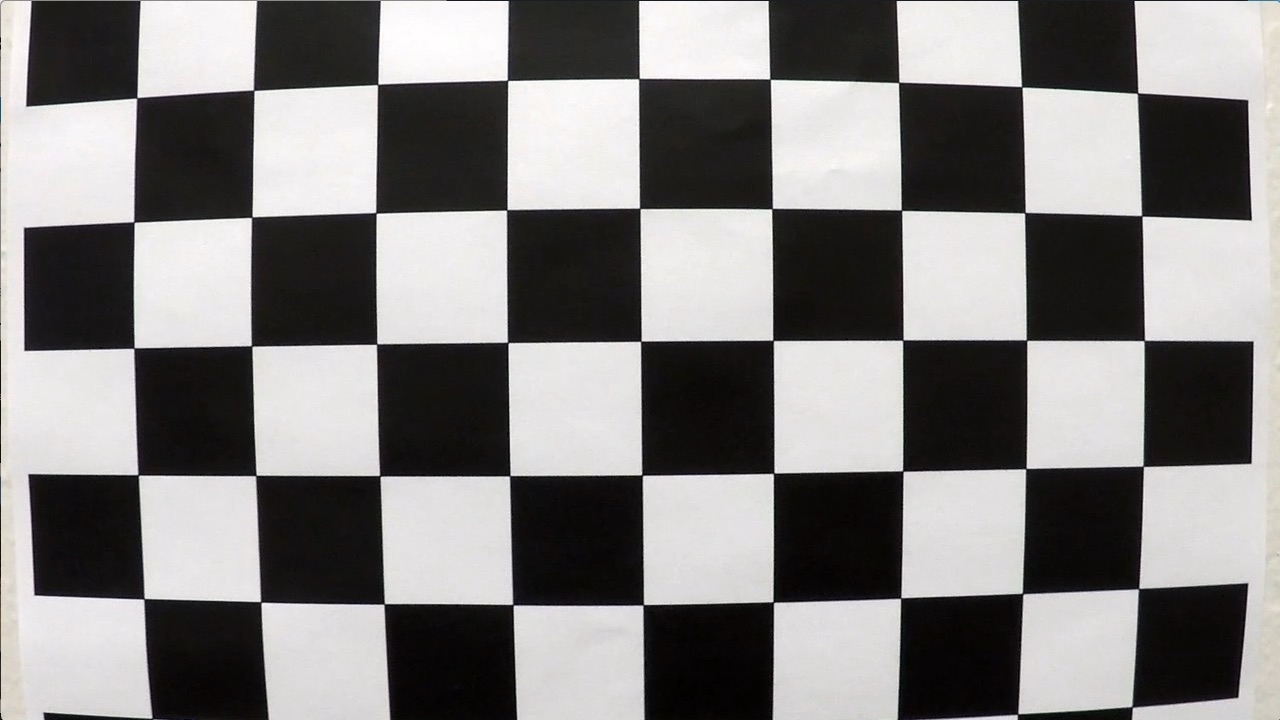
#> input picture camera_cal/calibration1.jpg, 1280 x 720 px; its folder holds only this picture in this run
$ jupyter execute --allow-errors lanefind_DDP.ipynb   (shell and % lines are left out)   (older library calls are emulated)
#> lines starting #> are read from the running program, lines starting #| are printed output that depends on the picture; after the words box and inside, x2 and y2 are one past the last pixel; in counts of white or black regions, pixels touching at a corner belong together
## Find Lane Information from DDP Mini2

The goals / steps of this project are the following:

* Compute the camera calibration matrix and distortion coefficients given a set of chessboard images.
* Apply a distortion correction to raw images.
* Use color transforms, gradients, etc., to create a thresholded binary image.
* Apply a perspective transform to rectify binary image ("birds-eye view").
* Detect lane pixels and fit to find the lane boundary.
* Determine the curvature of the lane and vehicle position with respect to center.
* Warp the detected lane boundaries back onto the original image.
* Output visual display of the lane boundaries and numerical estimation of lane curvature and vehicle position.

---
## First, I'll skip the camera calibration using chessboard images

[cell 1]
import numpy as np
import cv2
import glob
import matplotlib.pyplot as plt
import matplotlib.image as mpimg
from PIL import  Image,ImageDraw,ImageFont
#%matplotlib qt

## 1) Calibrate the Camera

[cell 2]
# prepare object points, like (0,0,0), (1,0,0), (2,0,0) ....,(6,5,0)
objp = np.zeros((6*9,3), np.float32)
objp[:,:2] = np.mgrid[0:9,0:6].T.reshape(-1,2)

# Arrays to store object points and image points from all the images.
objpoints = [] # 3d points in real world space
imgpoints = [] # 2d points in image plane.

# Make a list of calibration images
images = glob.glob('camera_cal/calibration*.jpg')


# Step through the list and search for chessboard corners
for fname in images:
    img = cv2.imread(fname)
#> img is the input picture: shape (720, 1280, 3); mean B, G, R 127.8, 128.4, 130.1
    gray = cv2.cvtColor(img,cv2.COLOR_BGR2GRAY)

    # Find the chessboard corners
    nx = 9
    ny = 6
    ret, corners = cv2.findChessboardCorners(gray, (nx,ny),None) # 找到corners
#> ret = False; corners = None

    # If found, add object points, image points
    if ret == True:
        objpoints.append(objp)
        imgpoints.append(corners)

        # Draw and display the corners
        img = cv2.drawChessboardCorners(img, (9,6), corners, ret)
        cv2.imshow('img',img)
        cv2.waitKey(500)

cv2.destroyAllWindows()

[cell 3]
def cal_undistort(img, objpoints, imgpoints):
    # Use cv2.calibrateCamera() and cv2.undistort()
    #undist = np.copy(img)  # Delete this line
    gray = cv2.cvtColor(img,cv2.COLOR_BGR2GRAY)
    ret, mtx, dist, rvecs, tvecs = cv2.calibrateCamera(objpoints, imgpoints, gray.shape[::-1], None, None)
    undist = cv2.undistort(img, mtx, dist, None, mtx)
    return undist

# [7 lines left out: function cal_undistort_video, not called in this run]

test_img = mpimg.imread('test_pic_DDP/pic_3.jpg') # Pick one test pic as example
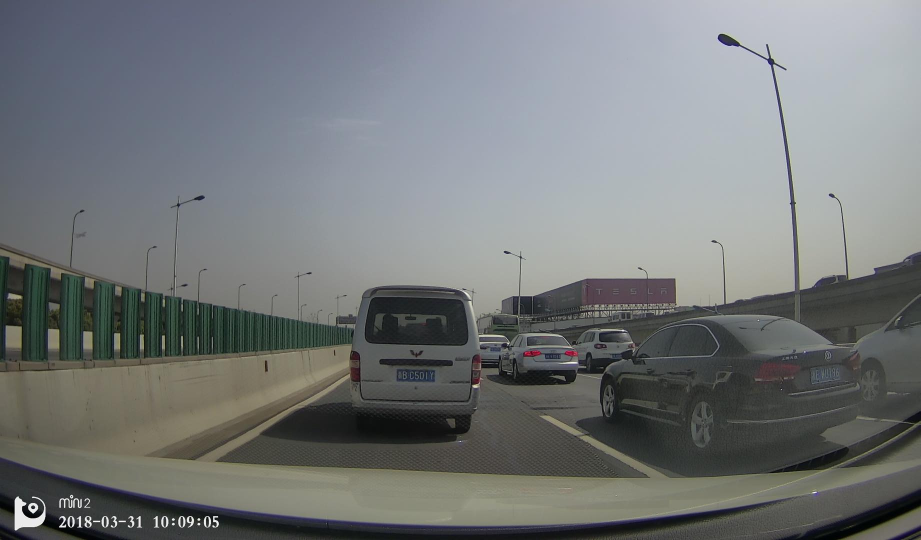
#> input picture test_pic_DDP/pic_3.jpg, 1841 x 1080 px (shown at 1/2 size)
#> test_img is the input picture: shape (1080, 1841, 3); mean R, G, B 116.1, 119.6, 120.7

#> (the rest of this cell did not finish here and is left out)

test_undist_2,ret, mtx, dist, rvecs, tvecs = cal_undistort_video(test_img, objpoints, imgpoints)
plt.imshow(test_undist)

## 2) Create Binary Image

[cell 4]
test_img = mpimg.imread('test_pic_DDP/pic_3.jpg') # Pick one test pic as example
plt.imshow(test_img)

[cell 5]
#建立二值图
def binary_tf(img, s_thresh=(180, 255), sx_thresh=(100, 150), l_thresh =(225, 255),b_thresh =(225, 255)):
#> called with s_thresh = (100, 210), sx_thresh = (100, 110), l_thresh = (120, 200), b_thresh = (200, 210)
    img = np.copy(img)
    ## Convert to HLS color space and separate the V channel
    hls = cv2.cvtColor(img, cv2.COLOR_RGB2HLS)
#> hls: shape (1080, 1841, 3); mean of channels 0, 1, 2 77.2, 119, 20.3
    l_channel = hls[:,:,1]
    s_channel = hls[:,:,2]
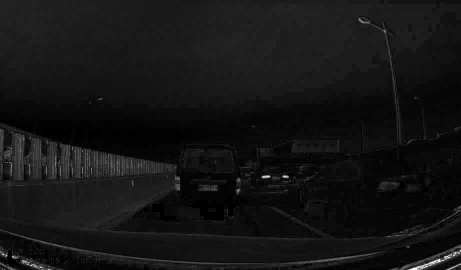
#> s_channel: shape (1080, 1841) (shown at 1/4 size); min 0, max 255, mean 20.3
    # Sobel x
    sobelx = cv2.Sobel(l_channel, cv2.CV_64F, 1, 0) # Take the derivative in x
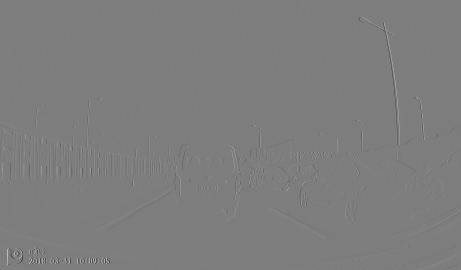
#> sobelx: shape (1080, 1841) float64 (shown at 1/4 size); min -954, max 980, mean 0.2; drawn with min black and max white
    abs_sobelx = np.absolute(sobelx) # Absolute x derivative to accentuate lines away from horizontal
    scaled_sobel = np.uint8(255*abs_sobelx/np.max(abs_sobelx))

    # Threshold x gradient
    sxbinary = np.zeros_like(scaled_sobel)
    sxbinary[(scaled_sobel >= sx_thresh[0]) & (scaled_sobel <= sx_thresh[1])] = 1

    # Threshold color channel
    s_binary = np.zeros_like(s_channel)
    s_binary[(s_channel >= s_thresh[0]) & (s_channel <= s_thresh[1])] = 1

    ## Light color Channel
    #l_binary = np.zeros_like(l_channel)
    #l_binary[(l_channel >= l_thresh[0]) & (l_channel <= l_thresh[1])] = 1

    ## LUV
    luv = cv2.cvtColor(img, cv2.COLOR_RGB2LUV) #白色 White
#> luv: shape (1080, 1841, 3); mean of channels 0, 1, 2 125.2, 95.1, 134.9
    l_channel2 = luv[:,:,0]
    l_binary = np.zeros_like(l_channel2)
    l_binary[(l_channel2 >= l_thresh[0]) & (l_channel2 <= l_thresh[1])] = 1

    ## LAB
    lab = cv2.cvtColor(img, cv2.COLOR_RGB2LAB) #黄色 Yellow
#> lab: shape (1080, 1841, 3); mean of channels 0, 1, 2 125.7, 127.1, 127
    b_channel = lab[:,:,2]
    b_binary = np.zeros_like(b_channel)
    b_binary[(b_channel >= b_thresh[0]) & (b_channel <= b_thresh[1])] = 1


    # Stack each channel
    color_binary = np.dstack(( np.zeros_like(sxbinary), sxbinary, l_binary)) * 255 #??

    combined_binary = np.zeros_like(sxbinary)
    combined_binary[(s_binary == 1)&(sxbinary == 1)|(l_binary == 1)|(b_binary == 1)] = 1

    return combined_binary

#test_binary = binary_tf(test_undist, s_thresh=(180, 230), sx_thresh=(120, 200), l_thresh =(225, 255), b_thresh =(155, 200))
test_binary = binary_tf(test_img, s_thresh=(100, 210), sx_thresh=(100, 110), l_thresh =(120, 200), b_thresh =(200, 210))
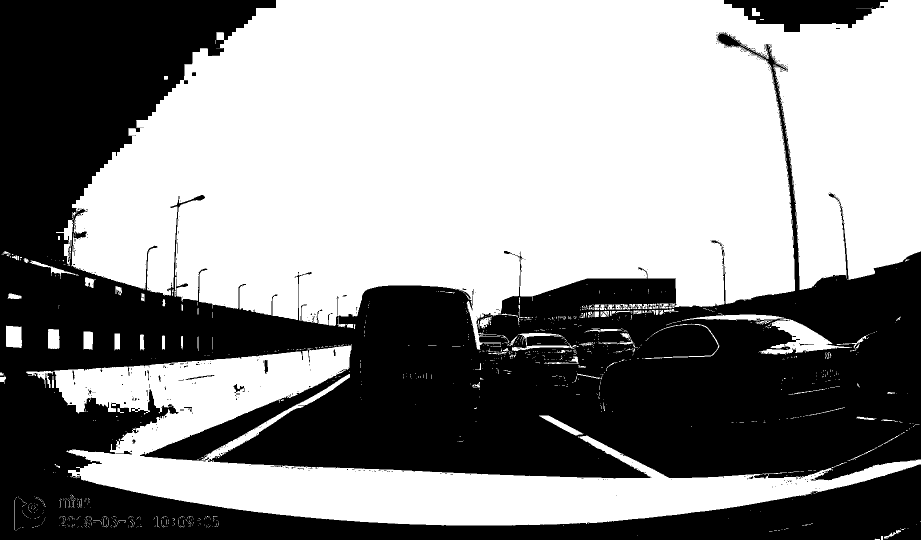
#> test_binary: shape (1080, 1841) (shown at 1/2 size); values 0 (black) and 1 (white), 56.1% white; 506 black regions (480 under 20 px), largest, box (x1, y1, x2, y2) and area: (0, 0, 1841, 1080) 857386, (1448, 0, 1776, 64) 12774, (467, 768, 489, 786) 152


plt.imshow(test_binary)

#plt.savefig('binary.png')

## 4) Perspective Transform

[cell 6]
def perspective_tf(img):
    src = np.float32([[600,850],[1100,850],[1250,950],[450,950]])
    dst = np.float32([[450,850],[1250,850],[1250,950],[450,950]])
    M = cv2.getPerspectiveTransform(src, dst)
    img_size = (img.shape[1],img.shape[0])
    warped = cv2.warpPerspective(img, M, img_size, flags=cv2.INTER_LINEAR)
#> warped: shape (1080, 1841); values 0 (black) and 1 (white), 10.2% white; 333 white regions (277 under 20 px), largest, box (x1, y1, x2, y2) and area: (0, 182, 1841, 996) 185851, (1325, 64, 1552, 326) 3610, (1260, 815, 1310, 880) 2278

    #Remove the point in the end of route 涂黑，避免影响
    warped[940:1280,0:warped.shape[1]] = 0 #列，下半部分
    warped[940:1280,0:warped.shape[1]] = 0 #列，下半部分
    warped[0:warped.shape[0],0:180] = 0 #
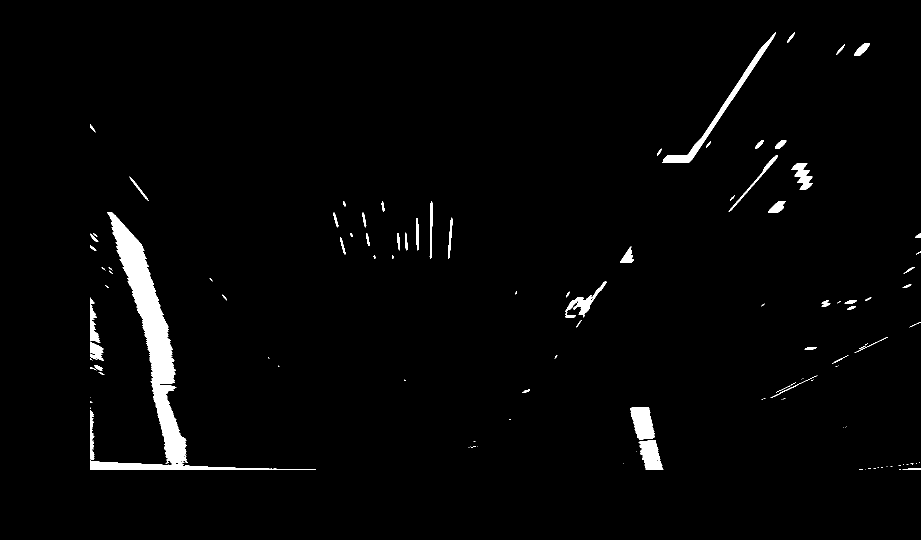
#> warped: shape (1080, 1841) (shown at 1/2 size); values 0 (black) and 1 (white), 2.1% white; 125 white regions (66 under 20 px), largest, box (x1, y1, x2, y2) and area: (180, 424, 632, 940) 23719, (1325, 64, 1552, 326) 3610, (1260, 815, 1310, 880) 2278
    return warped,M

test_persp,M = perspective_tf(test_binary)
#> M = [[-0.39, -1.24, 1181.7], [3.64e-15, -1.63, 1181.7], [3.79e-18, -0.00146, 1]]
plt.imshow(test_persp)
#plt.savefig('persp.png')

## 5.1) Find Lane Boundary

[cell 7]
def find_lane_pixels(test_persp):
    # Take a histogram of the bottom half of the image
    histogram = np.sum(test_persp[test_persp.shape[0]//2:,:], axis=0)
#> histogram = 1841 values, max 273 at index 333, min 0 at index 0, mean 15.44
    # Create an output image to draw on and visualize the result
    out_img = np.dstack((test_persp, test_persp, test_persp))
    # Find the peak of the left and right halves of the histogram
    # These will be the starting point for the left and right lines
    midpoint = np.int(histogram.shape[0]//2)
    leftx_base = np.argmax(histogram[:midpoint])
#> leftx_base = 333
    rightx_base = np.argmax(histogram[midpoint:]) + midpoint
#> rightx_base = 1295

    # HYPERPARAMETERS
    # Choose the number of sliding windows
    nwindows = 9
    # Set the width of the windows +/- margin
    margin = 100
    # Set minimum number of pixels found to recenter window
    minpix = 50

    # Set height of windows - based on nwindows above and image shape
    window_height = np.int(test_persp.shape[0]//nwindows)
    # Identify the x and y positions of all nonzero pixels in the image
    nonzero = test_persp.nonzero()
#> nonzero = 42631 positions, rows 64 to 939, columns 180 to 1840
    nonzeroy = np.array(nonzero[0])
    nonzerox = np.array(nonzero[1])
    # Current positions to be updated later for each window in nwindows
    leftx_current = leftx_base
#> leftx_current = 333
    rightx_current = rightx_base
#> rightx_current = 1295

    # Create empty lists to receive left and right lane pixel indices
    left_lane_inds = []
    right_lane_inds = []

    # Step through the windows one by one
    for window in range(nwindows):
        # Identify window boundaries in x and y (and right and left)
        win_y_low = test_persp.shape[0] - (window+1)*window_height
        win_y_high = test_persp.shape[0] - window*window_height
        win_xleft_low = leftx_current - margin
        win_xleft_high = leftx_current + margin
        win_xright_low = rightx_current - margin
        win_xright_high = rightx_current + margin

        # Draw the windows on the visualization image
        cv2.rectangle(out_img,(win_xleft_low,win_y_low),
        (win_xleft_high,win_y_high),(0,255,0), 2)
        cv2.rectangle(out_img,(win_xright_low,win_y_low),
        (win_xright_high,win_y_high),(0,255,0), 2)

        # Identify the nonzero pixels in x and y within the window #
        good_left_inds = ((nonzeroy >= win_y_low) & (nonzeroy < win_y_high) &
        (nonzerox >= win_xleft_low) &  (nonzerox < win_xleft_high)).nonzero()[0]
        good_right_inds = ((nonzeroy >= win_y_low) & (nonzeroy < win_y_high) &
        (nonzerox >= win_xright_low) &  (nonzerox < win_xright_high)).nonzero()[0]

        # Append these indices to the lists
        left_lane_inds.append(good_left_inds)
        right_lane_inds.append(good_right_inds)

        # If you found > minpix pixels, recenter next window on their mean position
        if len(good_left_inds) > minpix:
            leftx_current = np.int(np.mean(nonzerox[good_left_inds]))
        if len(good_right_inds) > minpix:
            rightx_current = np.int(np.mean(nonzerox[good_right_inds]))
#> this loop made 9 passes
#> (win_xleft_low, win_xleft_high, win_xright_low, win_xright_high, leftx_current, rightx_current) on passes 2, 3, 5, 7: (233, 433, 1195, 1395, 335, 1295), (235, 435, 1195, 1395, 325, 1280), (209, 409, 1180, 1380, 272, 1233), (141, 341, 1133, 1333, 203, 1324)
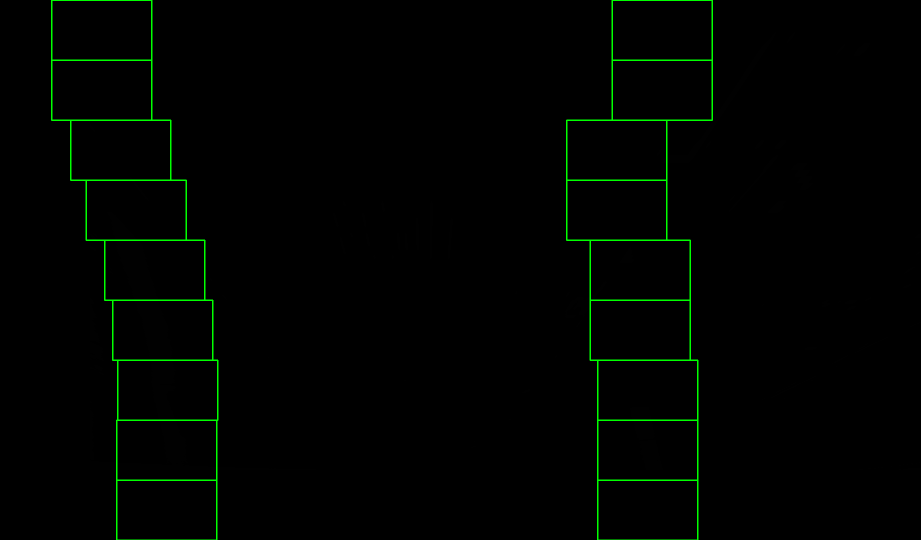
#> out_img: shape (1080, 1841, 3) (shown at 1/2 size); mean of channels 0, 1, 2 0, 3.2, 0; drawn as B, G, R
#> after the loop, left_lane_inds = 9 items; right_lane_inds = 9 items

    # Concatenate the arrays of indices (previously was a list of lists of pixels)
    try:
        left_lane_inds = np.concatenate(left_lane_inds)
        right_lane_inds = np.concatenate(right_lane_inds)
#> right_lane_inds = 5122 values, max 42582 at index 3296, min 3553 at index 5004, mean 31038.7
    except ValueError:
        # Avoids an error if the above is not implemented fully
        pass

    # Extract left and right line pixel positions
    leftx = nonzerox[left_lane_inds]
    lefty = nonzeroy[left_lane_inds]
    rightx = nonzerox[right_lane_inds]
#> rightx = 5122 values, max 1332 at index 5051, min 1180 at index 4228, mean 1283.9
    righty = nonzeroy[right_lane_inds]
#> righty = 5122 values, max 939 at index 3263, min 297 at index 5004, mean 811.9

    return leftx, lefty, rightx, righty, out_img

#leftx, lefty, rightx, righty, out_img = find_lane_pixels(test_persp)
#plt.imshow(out_img)
#plt.savefig('lane_pixel.png')

## 5.2) fit the lanes from pixels

[cell 8]
def fit_polynomial(test_persp):
    # Find our lane pixels first
    leftx, lefty, rightx, righty, out_img = find_lane_pixels(test_persp)
    ploty = np.linspace(0, test_persp.shape[0]-1, test_persp.shape[0] )
    if len(lefty)==0 or len(righty)==0 or len(leftx)==0 or len(rightx)==0: # In Case this is no point found
        left_fitx = 1*ploty**2 + 1*ploty
        right_fitx = 1*ploty**2 + 1*ploty
    else:
    # Fit a second order polynomial to each using `np.polyfit`
        left_fit = np.polyfit(lefty, leftx, 2)  # 拟合曲线的系数
#> left_fit = [-0.00042, 0.77, -17.16]
        right_fit = np.polyfit(righty, rightx, 2)
#> right_fit = [0.000852, -1.06, 1561.9]

        # Generate x and y values for plotting

        try:
            left_fitx = left_fit[0]*ploty**2 + left_fit[1]*ploty + left_fit[2]
#> left_fitx = 1080 values, max 335.2 at index 915, min -17.16 at index 0, mean 234.9
            right_fitx = right_fit[0]*ploty**2 + right_fit[1]*ploty + right_fit[2]
#> right_fitx = 1080 values, max 1561.9 at index 0, min 1234.4 at index 620, mean 1322.7
        except TypeError:
            # Avoids an error if `left` and `right_fit` are still none or incorrect
            print('The function failed to fit a line!')
            left_fitx = 1*ploty**2 + 1*ploty
            right_fitx = 1*ploty**2 + 1*ploty
        ## Visualization ##
    # Colors in the left and right lane regions
    out_img[lefty, leftx] = [255, 0, 0]
    out_img[righty, rightx] = [0, 0, 255]
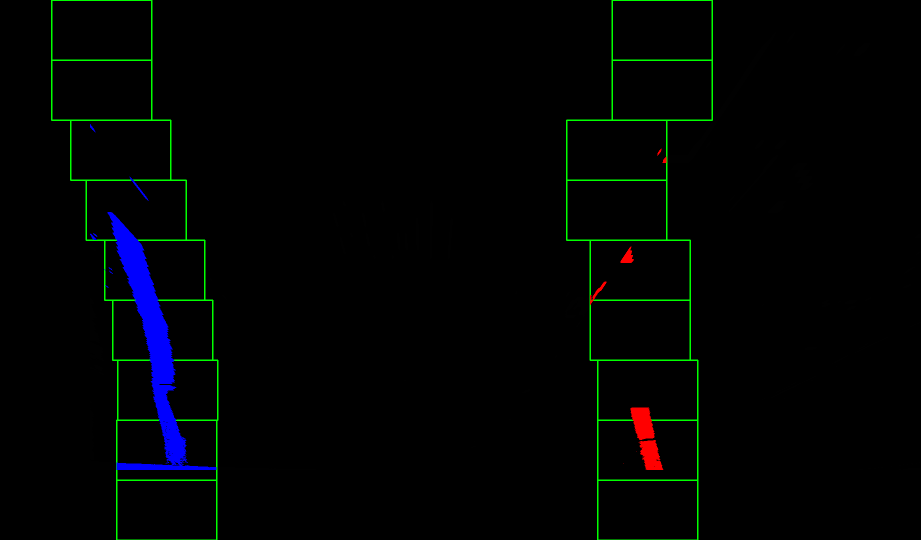
#> out_img: shape (1080, 1841, 3) (shown at 1/2 size); mean of channels 0, 1, 2 2.9, 3, 0.7; drawn as B, G, R

    # Plots the left and right polynomials on the lane lines
    plt.figure(3)
    plt.plot(left_fitx, ploty, color='yellow')
    plt.plot(right_fitx, ploty, color='yellow')
    plt.close(3) # close the figure, if want to see the figure, pls open this

    return out_img,left_fitx, right_fitx, ploty # left_fitx和right_fitx是拟合出的曲线


test_boundline,left_fitx, right_fitx,ploty = fit_polynomial(test_persp)
#> ploty = 1080 values from 0 to 1079
#> (the rest of the program and of its run is left out)
